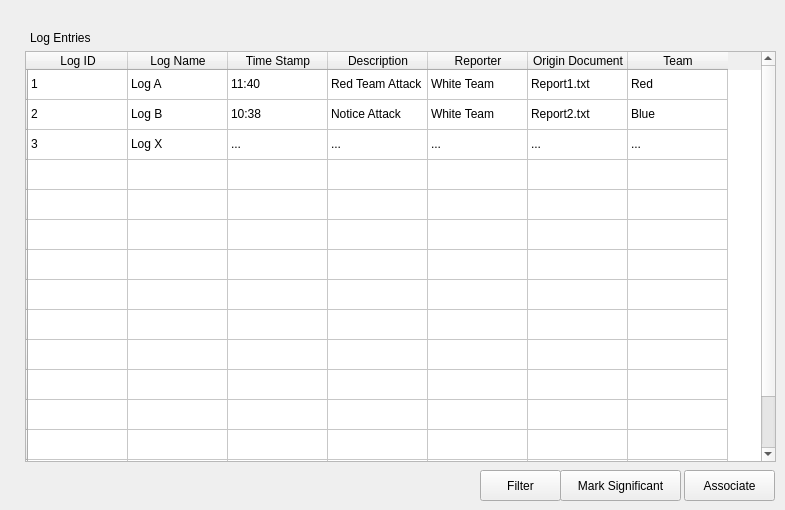
    <widget class="QWidget" name="LogEntries">
     <attribute name="title">
      <string>Log Entries</string>
     </attribute>
     <widget class="QTableWidget" name="LogEntriesTable">
      <property name="geometry">
       <rect>
        <x>25</x>
        <y>51</y>
        <width>751</width>
        <height>411</height>
       </rect>
      </property>
      <row>
       <property name="text">
        <string/>
       </property>
      </row>
      <row>
       <property name="text">
        <string/>
       </property>
      </row>
      <row>
       <property name="text">
        <string/>
       </property>
      </row>
      <row>
       <property name="text">
        <string/>
       </property>
      </row>
      <row>
       <property name="text">
        <string/>
       </property>
      </row>
      <row>
       <property name="text">
        <string/>
       </property>
      </row>
      <row>
       <property name="text">
        <string/>
       </property>
      </row>
      <row>
       <property name="text">
        <string/>
       </property>
      </row>
      <row>
       <property name="text">
        <string/>
       </property>
      </row>
      <row>
       <property name="text">
        <string/>
       </property>
      </row>
      <row>
       <property name="text">
        <string/>
       </property>
      </row>
      <row>
       <property name="text">
        <string/>
       </property>
      </row>
      <row>
       <property name="text">
        <string/>
       </property>
      </row>
      <row>
       <property name="text">
        <string/>
       </property>
      </row>
      <row>
       <property name="text">
        <string/>
       </property>
      </row>
      <column>
       <property name="text">
        <string>Log ID</string>
       </property>
      </column>
      <column>
       <property name="text">
        <string>Log Name</string>
       </property>
      </column>
      <column>
       <property name="text">
        <string>Time Stamp</string>
       </property>
      </column>
      <column>
       <property name="text">
        <string>Description</string>
       </property>
      </column>
      <column>
       <property name="text">
        <string>Reporter</string>
       </property>
      </column>
      <column>
       <property name="text">
        <string>Origin Document</string>
       </property>
      </column>
      <column>
       <property name="text">
        <string>Team</string>
       </property>
      </column>
      <item row="0" column="0">
       <property name="text">
        <string>1</string>
       </property>
      </item>
      <item row="0" column="1">
       <property name="text">
        <string>Log A</string>
       </property>
      </item>
      <item row="0" column="2">
       <property name="text">
        <string>11:40</string>
       </property>
      </item>
      <item row="0" column="3">
       <property name="text">
        <string>Red Team Attack</string>
       </property>
      </item>
      <item row="0" column="4">
       <property name="text">
        <string>White Team</string>
       </property>
      </item>
      <item row="0" column="5">
       <property name="text">
        <string>Report1.txt</string>
       </property>
      </item>
      <item row="0" column="6">
       <property name="text">
        <string>Red </string>
       </property>
      </item>
      <item row="1" column="0">
       <property name="text">
        <string>2</string>
       </property>
      </item>
      <item row="1" column="1">
       <property name="text">
        <string>Log B</string>
       </property>
      </item>
      <item row="1" column="2">
       <property name="text">
        <string>10:38</string>
       </property>
      </item>
      <item row="1" column="3">
       <property name="text">
        <string>Notice Attack</string>
       </property>
      </item>
      <item row="1" column="4">
       <property name="text">
        <string>White Team</string>
       </property>
      </item>
      <item row="1" column="5">
       <property name="text">
        <string>Report2.txt</string>
       </property>
      </item>
      <item row="1" column="6">
       <property name="text">
        <string>Blue</string>
       </property>
      </item>
      <item row="2" column="0">
       <property name="text">
        <string>3</string>
       </property>
      </item>
      <item row="2" column="1">
       <property name="text">
        <string>Log X</string>
       </property>
      </item>
      <item row="2" column="2">
       <property name="text">
        <string>...</string>
       </property>
      </item>
      <item row="2" column="3">
       <property name="text">
        <string>...</string>
       </property>
      </item>
      <item row="2" column="4">
       <property name="text">
        <string>...</string>
       </property>
      </item>
      <item row="2" column="5">
       <property name="text">
        <string>...</string>
       </property>
      </item>
      <item row="2" column="6">
       <property name="text">
        <string>...</string>
       </property>
      </item>
      <item row="3" column="0">
       <property name="text">
        <string/>
       </property>
      </item>
      <item row="3" column="1">
       <property name="text">
        <string/>
       </property>
      </item>
      <item row="4" column="0">
       <property name="text">
        <string/>
       </property>
      </item>
      <item row="4" column="1">
       <property name="text">
        <string/>
       </property>
      </item>
     </widget>
     <widget class="QPushButton" name="LogEntriesAssociateBtn">
      <property name="geometry">
       <rect>
        <x>684</x>
        <y>470</y>
        <width>91</width>
        <height>31</height>
       </rect>
      </property>
      <property name="text">
       <string>Associate</string>
      </property>
     </widget>
     <widget class="QPushButton" name="LogEntriesMarkSigBtn">
      <property name="geometry">
       <rect>
        <x>560</x>
        <y>470</y>
        <width>121</width>
        <height>31</height>
       </rect>
      </property>
      <property name="text">
       <string>Mark Significant</string>
      </property>
     </widget>
     <widget class="QPushButton" name="LogEntriesFilterBtn">
      <property name="geometry">
       <rect>
        <x>480</x>
        <y>470</y>
        <width>81</width>
        <height>31</height>
       </rect>
      </property>
      <property name="text">
       <string>Filter</string>
      </property>
     </widget>
     <widget class="QLabel" name="LogEntriesLabel">
      <property name="geometry">
       <rect>
        <x>30</x>
        <y>30</y>
        <width>81</width>
        <height>16</height>
       </rect>
      </property>
      <property name="text">
       <string>Log Entries</string>
      </property>
     </widget>
    </widget>
